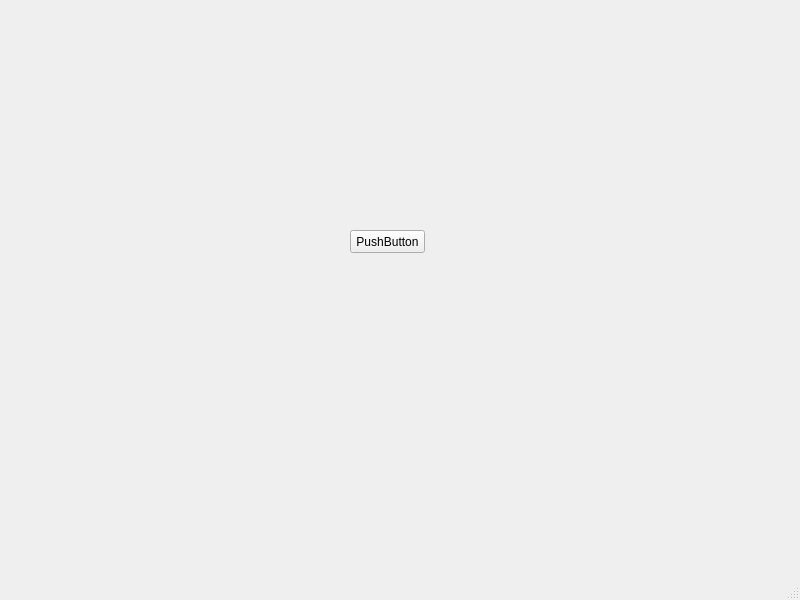
<?xml version="1.0" encoding="UTF-8"?>
<ui version="4.0">
 <class>MainWindow</class>
 <widget class="QMainWindow" name="MainWindow">
  <property name="geometry">
   <rect>
    <x>0</x>
    <y>0</y>
    <width>800</width>
    <height>600</height>
   </rect>
  </property>
  <property name="windowTitle">
   <string>MainWindow</string>
  </property>
  <widget class="QWidget" name="centralwidget">
   <widget class="QPushButton" name="pushButton">
    <property name="geometry">
     <rect>
      <x>350</x>
      <y>230</y>
      <width>75</width>
      <height>23</height>
     </rect>
    </property>
    <property name="text">
     <string>PushButton</string>
    </property>
   </widget>
  </widget>
  <widget class="QMenuBar" name="menubar">
   <property name="geometry">
    <rect>
     <x>0</x>
     <y>0</y>
     <width>800</width>
     <height>21</height>
    </rect>
   </property>
  </widget>
  <widget class="QStatusBar" name="statusbar"/>
 </widget>
 <resources/>
 <connections/>
</ui>
